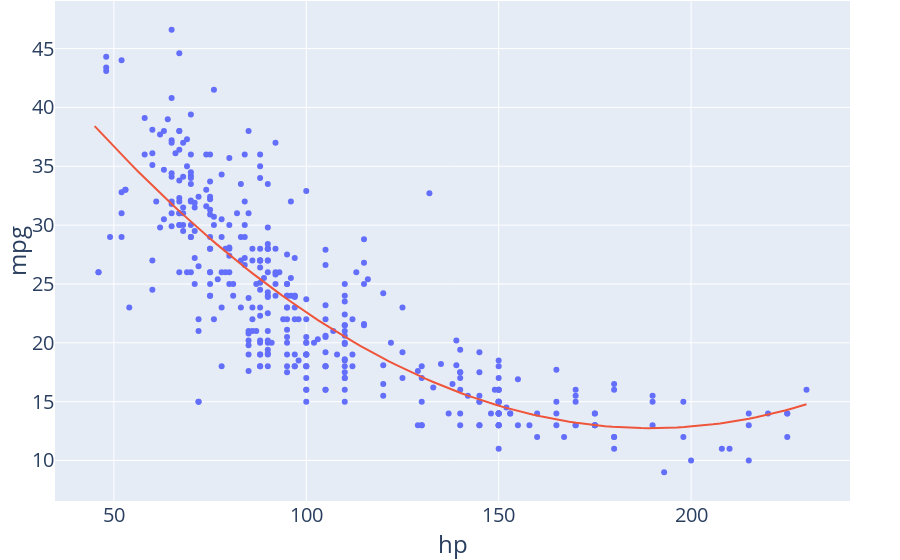

Notebook code cell kept with this figure:
### Code cell
import plotly.graph_objects as go
fig = go.Figure()

fig.add_trace(go.Scatter(x=vehicle_data['hp'], y = vehicle_data['mpg'], 
                         mode = "markers", name = ""))

synthetic_data = pd.DataFrame({'hp': np.linspace(45, 230, 100), 'hp2': np.linspace(45, 230, 100)**2})

fig.add_trace(go.Scatter(x=synthetic_data["hp"], y = sq_model.predict(synthetic_data), 
                         mode = "lines", name = ""))

fig.update_layout(font_size = 20,
                  xaxis_title = "hp",
                  yaxis_title = "mpg",
                  margin=dict(l=50, r=50, b=0, t=1),
                  showlegend = False)
fig.show()

### Figure 1 — Plotly figure (JSON) as saved in the notebook; plotly's stock layout.template omitted (floating-point values rounded to 4 significant figures; data arrays with more than 128 entries replaced by an {"elided": "..."} marker saying what was removed)
{"data": [{"mode": "markers", "name": "", "type": "scatter", "x": {"elided": "392 int values"}, "y": {"elided": "392 float values"}}, {"mode": "lines", "name": "", "type": "scatter", "x": [45, 46.87, 48.74, 50.61, 52.47, 54.34, 56.21, 58.08, 59.95, 61.82, 63.69, 65.56, 67.42, 69.29, 71.16, 73.03, 74.9, 76.77, 78.64, 80.51, 82.37, 84.24, 86.11, 87.98, 89.85, 91.72, 93.59, 95.45, 97.32, 99.19, 101.1, 102.9, 104.8, 106.7, 108.5, 110.4, 112.3, 114.1, 116.0, 117.9, 119.7, 121.6, 123.5, 125.4, 127.2, 129.1, 131.0, 132.8, 134.7, 136.6, 138.4, 140.3, 142.2, 144.0, 145.9, 147.8, 149.6, 151.5, 153.4, 155.3, 157.1, 159.0, 160.9, 162.7, 164.6, 166.5, 168.3, 170.2, 172.1, 173.9, 175.8, 177.7, 179.5, 181.4, 183.3, 185.2, 187.0, 188.9, 190.8, 192.6, 194.5, 196.4, 198.2, 200.1, 202.0, 203.8, 205.7, 207.6, 209.4, 211.3, 213.2, 215.1, 216.9, 218.8, 220.7, 222.5, 224.4, 226.3, 228.1, 230], "y": [38.41, 37.75, 37.1, 36.46, 35.83, 35.2, 34.58, 33.97, 33.37, 32.78, 32.2, 31.63, 31.06, 30.5, 29.96, 29.42, 28.89, 28.36, 27.85, 27.34, 26.85, 26.36, 25.88, 25.41, 24.95, 24.49, 24.05, 23.61, 23.18, 22.77, 22.35, 21.95, 21.56, 21.17, 20.8, 20.43, 20.07, 19.72, 19.38, 19.05, 18.72, 18.4, 18.1, 17.8, 17.51, 17.23, 16.95, 16.69, 16.43, 16.18, 15.95, 15.72, 15.49, 15.28, 15.08, 14.88, 14.69, 14.51, 14.34, 14.18, 14.03, 13.89, 13.75, 13.62, 13.5, 13.39, 13.29, 13.2, 13.12, 13.04, 12.97, 12.92, 12.87, 12.82, 12.79, 12.77, 12.75, 12.75, 12.75, 12.76, 12.78, 12.81, 12.84, 12.89, 12.94, 13.0, 13.07, 13.15, 13.24, 13.34, 13.44, 13.55, 13.68, 13.81, 13.95, 14.09, 14.25, 14.42, 14.59, 14.77]}], "layout": {"font": {"size": 20}, "margin": {"b": 0, "l": 50, "r": 50, "t": 1}, "showlegend": false, "xaxis": {"title": {"text": "hp"}}, "yaxis": {"title": {"text": "mpg"}}}}
